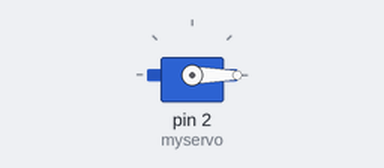
This sketch was run on a simulated Arduino Uno, built with avr-gcc and run on an emulated ATmega328P. Parts: servo.

Above: at 0.05 s.
At 6.05 s:
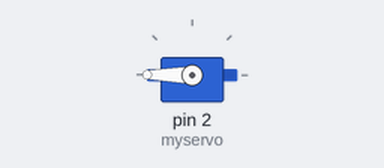
At 12.0 s:
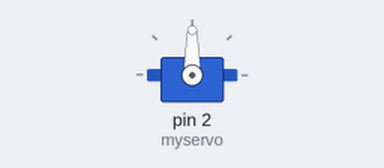
Timing chart, 0 to 15.6 s (numbered marks = the images above):
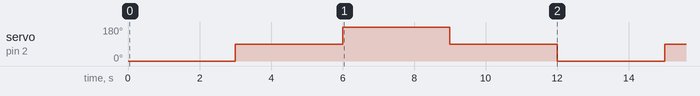

The sketch:

3_Servo_motor.ino
```cpp
#include <Servo.h>

Servo myservo;

void setup() {
  myservo.attach(2);
}

void loop() {
  myservo.write(0);   // 서보모터 각도 0 도
  delay(3000);        // 3초 대기
  myservo.write(90);  // 서보모터 각도 90도
  delay(3000);        // 3초 대기
  myservo.write(180); // 서보모터 각도 180 도
  delay(3000);        // 3초 대기
  myservo.write(90);  // 서보모터 각도 90도
  delay(3000);
}
```

Measured:
- by itself, servo on pin 2 (myservo): repeats every 12.0 s: 180° 3.0 s, 90° 3.0 s, 0° 3.0 s, 90° 3.0 s
